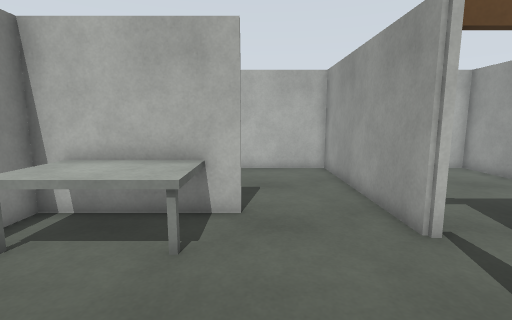
[1] (above)

24 first-person views from a walk through a Gazebo world. The camera is 1.2 m above the floor, tilts 8° down and sees 85° across. The floor is counted in squares, 0.5 m on a side. Each view is taken from the middle of a square. On the plan, view 1 faces up. The plan holds only what a view shows up to about 18 squares ahead; the rest is blank. The place goes on beyond the plan. Robots are left out.

[2]
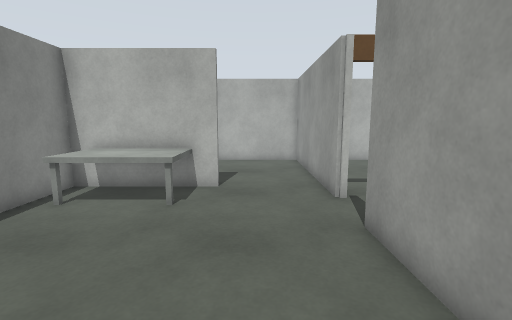

[3]
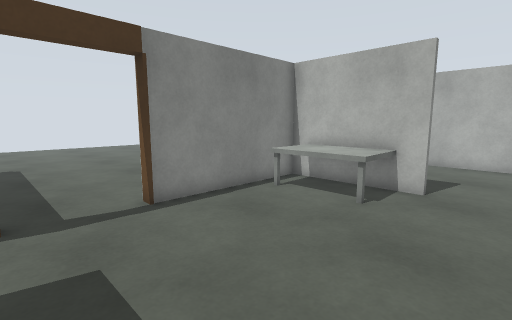

[4]
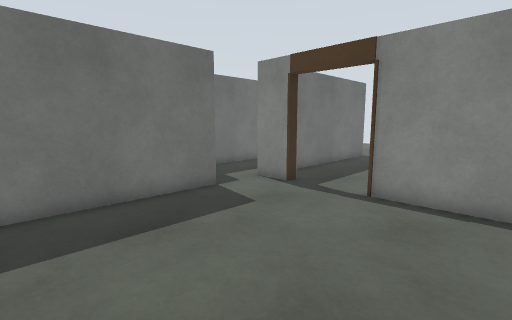

[5]
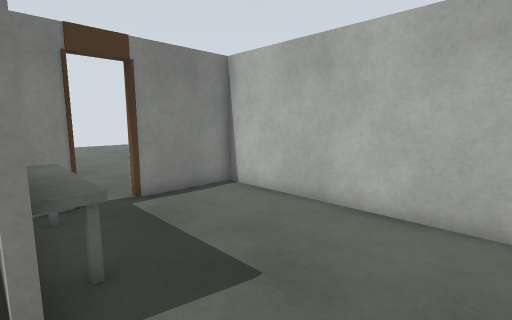

[6]
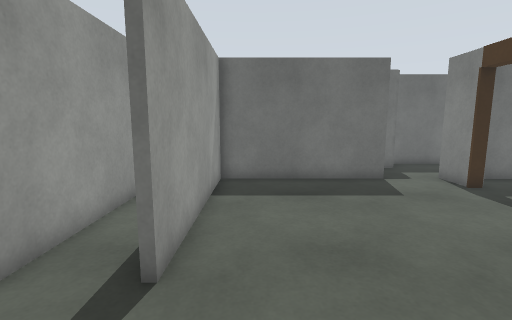

[7]
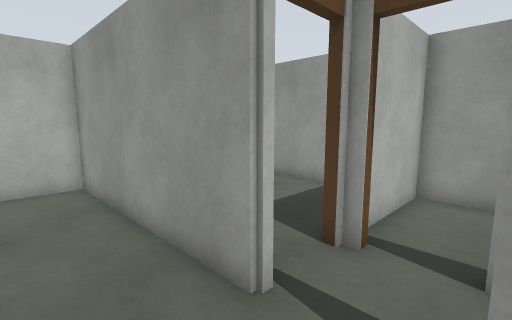

[8]
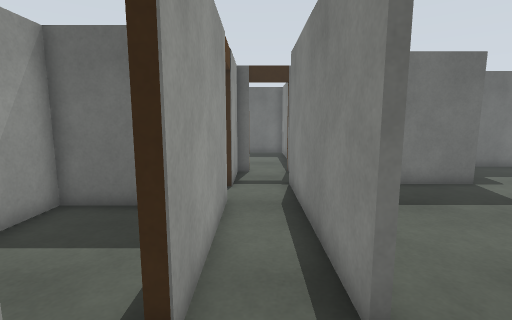

[9]
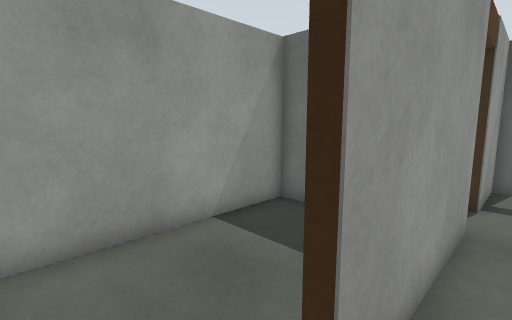

[10]
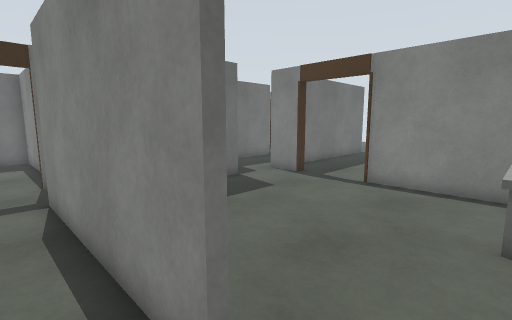

[11]
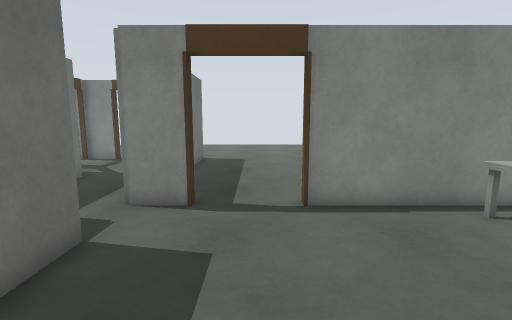

[12]
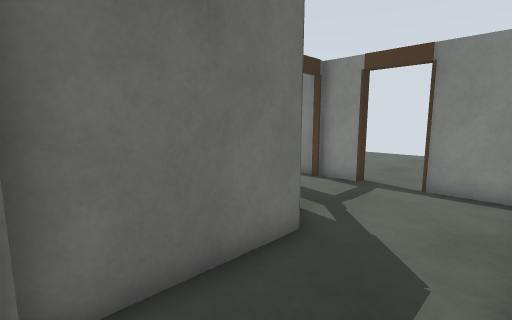

[13]
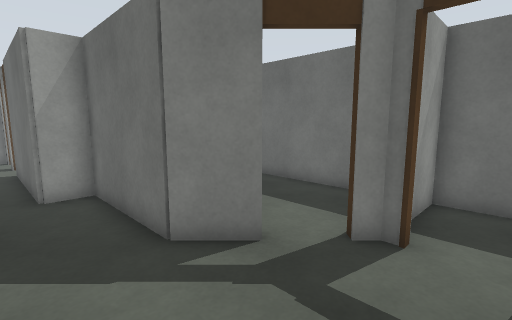

[14]
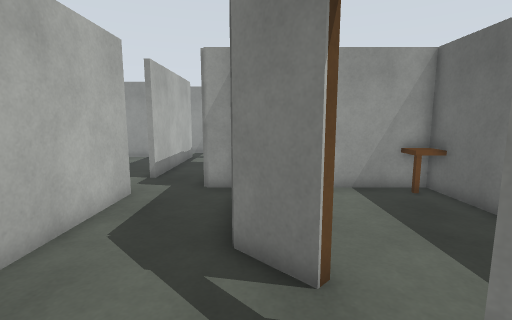

[15]
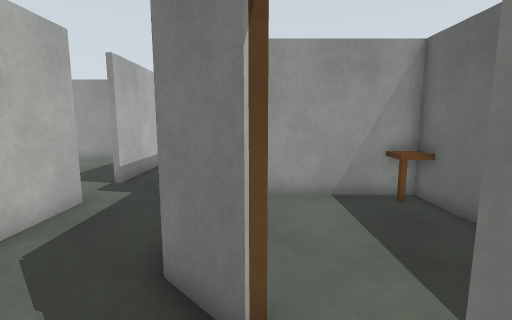

[16]
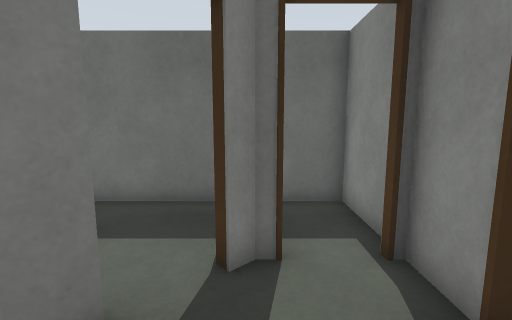

[17]
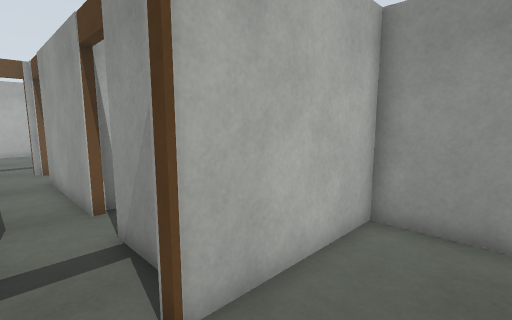

[18]
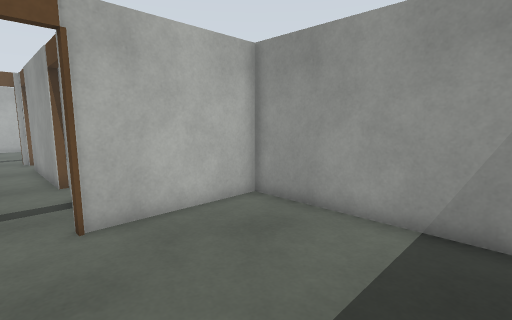

[19]
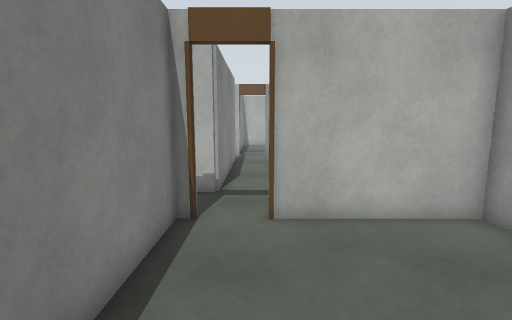

[20]
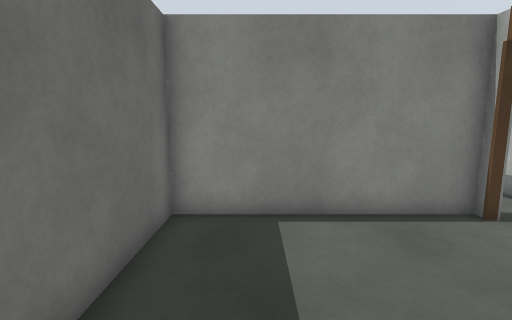

[21]
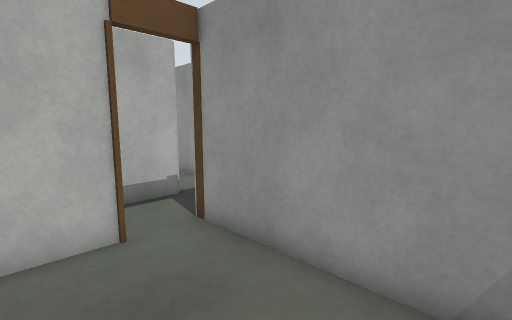

[22]
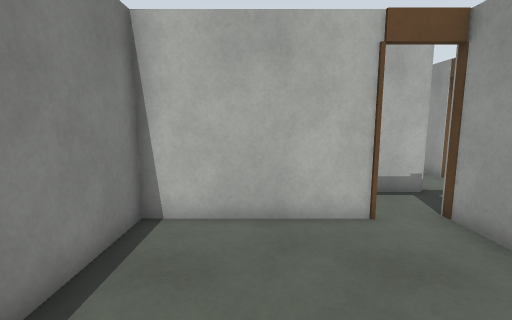

[23]
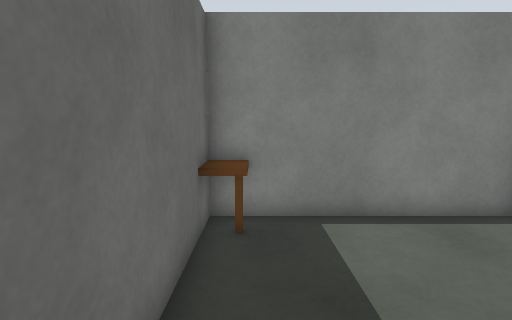

[24]
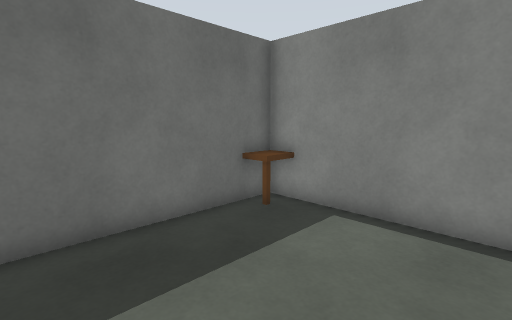

### Floor plan
Points are (right, up) in squares from view 1. A wall is a line through its corners. A room is listed if a view was taken in it or the views show most of it. See-through windows are left out.
Room 1 (views 1, 2, 3, 4, 7, 11)
walls: (-3.4, -4.5) (3.5, -4.5) (3.5, 3.1); (-0.4, 7.1) (-1.5, 7.1); (-4.4, 7.1) (-5.7, 7.1) (-5.7, 0.4)
ways out: opening at (1.5, 7) to room 2; opening at (4, 5) to room 4; opening at (-4.5, -4) to room 5; opening at (-6, -1.5)
objects: brown box (-6, -3); brown box (-6, 0); grey box (-5, 5) to (-2, 8)
Room 2 (views 5, 6)
walls: (-5.7, 8.5) (-5.7, 7.8); (3.5, 6.4) (3.5, 14.2) (-5.7, 14.2) (-5.7, 10.5)
ways out: opening at (1.5, 7) to room 1; opening at (-6, 9.5)
objects: brown box (-6, 9); brown box (-6, 10)
Room 3 (view 8)
walls: (10.6, 8.7) (10.6, 14.2) (9.9, 14.2); (8, 14.2) (4.9, 14.2)
ways out: opening at (5.5, 5) to room 4
objects: brown box (6, 6)
Room 4 (views 9, 10)
walls: (3.7, 3.1) (3.7, -1.4); (5.9, -1.6) (5.9, 2.6); (8.4, -1.7) (10.6, -1.7) (10.6, 5.5) (7, 5.5)
ways out: opening at (4, 5) to room 1; opening at (5.5, 5) to room 3; opening at (5, -1)
objects: grey post (4, 6); brown box (6, 3); brown box (6, 4); grey box (6, 5)
Room 5 (view 12)
walls: (-5.1, -7.1) (0.4, -7.1); (-5.7, -3.4) (-5.7, -4.9); (2.5, -4.9) (-3.4, -4.9)
ways out: opening at (-4.5, -4) to room 1; opening at (-6, -6) to room 6; opening at (3, -6.6)
Room 6 (views 13, 14, 16)
walls: (-10.9, -9.6) (-9.9, -8.5) (-5.1, -8.5) (-5.1, -7.1); (-15.6, -5.2) (-15.6, -7.5); (-5.7, -4.9) (-10.8, -4.9)
ways out: opening at (-6, -6) to room 5; opening at (-14, -9) to room 7
objects: brown box (-16, -8)
Room 7 (view 15)
walls: (-11.9, -15.2) (-5.5, -15.2); (-15.6, -10.4) (-15.6, -15.2) (-13.1, -15.2) (-13.1, -13.2); (-5.1, -14.5) (-5.1, -10.4)
ways out: opening at (-14, -9) to room 6
objects: grey box (-16, -12); brown box (-16, -10); brown box (-15, -12); grey box (-13, -12); grey box (-13, -11); brown box (-12, -12); brown box (-12, -11); brown box (-11, -10)
Room 8 (views 17, 18, 19, 20)
walls: (10.6, -14) (10.6, -7.3) (5.4, -7.3); (3, -7.5) (3, -15.2) (7.9, -15.2)
Room 9 (views 21, 22, 23, 24)
walls: (0.5, -7.3) (-4.8, -7.3) (-4.8, -14.5); (2.8, -13.1) (2.8, -7.5); (-3.5, -15.2) (2, -15.2)
objects: brown box (-6, -15) to (-4, -14)

Positions as (right, up) in squares from view 1, and headings:
1: (0, 0), facing up
2: (1, -3), facing up
3: (2, -3), facing up-left
4: (3, 4), facing down-left
5: (3, 7), facing up-left
6: (2, 7), facing down
7: (1, 3), facing up-right
8: (5, 6), facing down
9: (5, 5), facing down-right
10: (5, 5), facing down-left
11: (2, -1), facing left
12: (-5, -5), facing down-left
13: (-15, -6), facing down-right
14: (-15, -9), facing right
15: (-14, -10), facing right
16: (-13, -7), facing down
17: (4, -10), facing up-right
18: (4, -14), facing up-right
19: (5, -14), facing up
20: (10, -13), facing left
21: (-1, -13), facing up-right
22: (-2, -14), facing up
23: (2, -14), facing left
24: (2, -9), facing down-left
